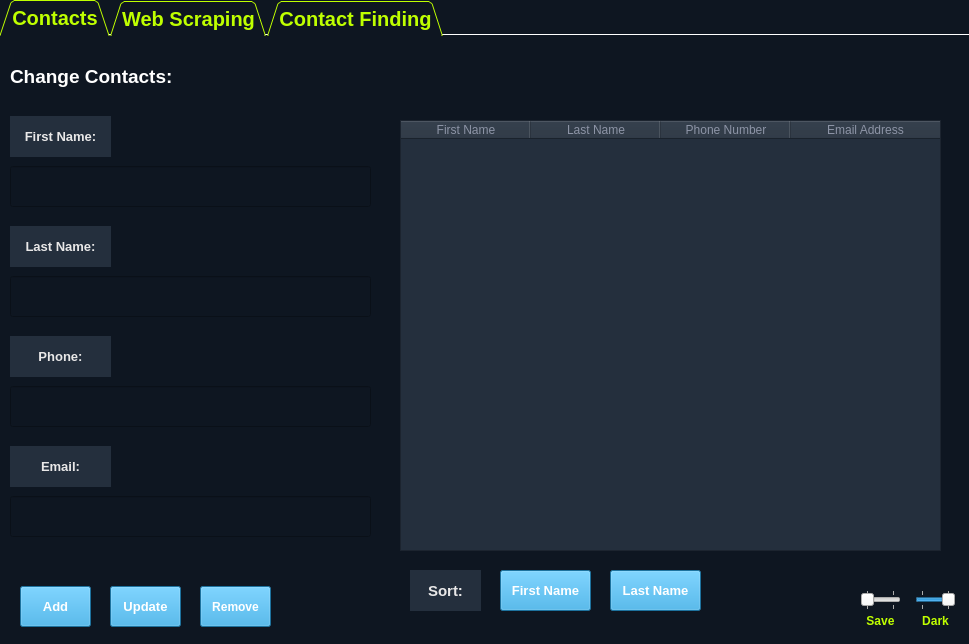
<?xml version="1.0" encoding="UTF-8"?>
<ui version="4.0">
 <class>MainWindow</class>
 <widget class="QMainWindow" name="MainWindow">
  <property name="geometry">
   <rect>
    <x>0</x>
    <y>0</y>
    <width>969</width>
    <height>644</height>
   </rect>
  </property>
  <property name="windowTitle">
   <string>MainWindow</string>
  </property>
  <property name="styleSheet">
   <string notr="true">color:#BFFF00</string>
  </property>
  <widget class="QWidget" name="centralwidget">
   <widget class="QTabWidget" name="tabWidget">
    <property name="geometry">
     <rect>
      <x>0</x>
      <y>0</y>
      <width>969</width>
      <height>644</height>
     </rect>
    </property>
    <property name="font">
     <font>
      <pointsize>15</pointsize>
      <weight>75</weight>
      <bold>true</bold>
     </font>
    </property>
    <property name="styleSheet">
     <string notr="true">background-color:#0E1621; color:#BFFF00</string>
    </property>
    <property name="tabPosition">
     <enum>QTabWidget::North</enum>
    </property>
    <property name="tabShape">
     <enum>QTabWidget::Triangular</enum>
    </property>
    <property name="currentIndex">
     <number>0</number>
    </property>
    <property name="documentMode">
     <bool>true</bool>
    </property>
    <widget class="QWidget" name="tab_2">
     <attribute name="title">
      <string>Contacts</string>
     </attribute>
     <widget class="QLabel" name="label_5">
      <property name="geometry">
       <rect>
        <x>10</x>
        <y>20</y>
        <width>951</width>
        <height>41</height>
       </rect>
      </property>
      <property name="font">
       <font>
        <pointsize>14</pointsize>
        <weight>75</weight>
        <bold>true</bold>
       </font>
      </property>
      <property name="styleSheet">
       <string notr="true">color:white</string>
      </property>
      <property name="text">
       <string>Change Contacts:</string>
      </property>
      <property name="alignment">
       <set>Qt::AlignLeading|Qt::AlignLeft|Qt::AlignVCenter</set>
      </property>
     </widget>
     <widget class="QLineEdit" name="lineEdit_email">
      <property name="geometry">
       <rect>
        <x>10</x>
        <y>460</y>
        <width>361</width>
        <height>41</height>
       </rect>
      </property>
      <property name="font">
       <font>
        <weight>75</weight>
        <bold>true</bold>
       </font>
      </property>
      <property name="styleSheet">
       <string notr="true">background-color:#0E1621; color:white</string>
      </property>
     </widget>
     <widget class="QLabel" name="label_2">
      <property name="geometry">
       <rect>
        <x>10</x>
        <y>190</y>
        <width>101</width>
        <height>41</height>
       </rect>
      </property>
      <property name="font">
       <font>
        <pointsize>10</pointsize>
        <weight>75</weight>
        <bold>true</bold>
       </font>
      </property>
      <property name="styleSheet">
       <string notr="true">background-color:#242F3D;color:#E9E8E8</string>
      </property>
      <property name="text">
       <string>Last Name:</string>
      </property>
      <property name="alignment">
       <set>Qt::AlignCenter</set>
      </property>
     </widget>
     <widget class="QLabel" name="label_3">
      <property name="geometry">
       <rect>
        <x>10</x>
        <y>300</y>
        <width>101</width>
        <height>41</height>
       </rect>
      </property>
      <property name="font">
       <font>
        <pointsize>10</pointsize>
        <weight>75</weight>
        <bold>true</bold>
       </font>
      </property>
      <property name="styleSheet">
       <string notr="true">background-color:#242F3D;color:#E9E8E8</string>
      </property>
      <property name="text">
       <string>Phone:</string>
      </property>
      <property name="alignment">
       <set>Qt::AlignCenter</set>
      </property>
     </widget>
     <widget class="QLineEdit" name="lineEdit_phone">
      <property name="geometry">
       <rect>
        <x>10</x>
        <y>350</y>
        <width>361</width>
        <height>41</height>
       </rect>
      </property>
      <property name="font">
       <font>
        <weight>75</weight>
        <bold>true</bold>
       </font>
      </property>
      <property name="styleSheet">
       <string notr="true">background-color:#0E1621; color:white</string>
      </property>
     </widget>
     <widget class="QLineEdit" name="lineEdit_Fname">
      <property name="geometry">
       <rect>
        <x>10</x>
        <y>130</y>
        <width>361</width>
        <height>41</height>
       </rect>
      </property>
      <property name="font">
       <font>
        <weight>75</weight>
        <bold>true</bold>
       </font>
      </property>
      <property name="styleSheet">
       <string notr="true">background-color:#0E1621; color:white</string>
      </property>
      <property name="text">
       <string/>
      </property>
     </widget>
     <widget class="QLabel" name="label">
      <property name="geometry">
       <rect>
        <x>10</x>
        <y>80</y>
        <width>101</width>
        <height>41</height>
       </rect>
      </property>
      <property name="font">
       <font>
        <pointsize>10</pointsize>
        <weight>75</weight>
        <bold>true</bold>
       </font>
      </property>
      <property name="styleSheet">
       <string notr="true">background-color:#242F3D;color:#E9E8E8</string>
      </property>
      <property name="text">
       <string>First Name:</string>
      </property>
      <property name="alignment">
       <set>Qt::AlignCenter</set>
      </property>
     </widget>
     <widget class="QLineEdit" name="lineEdit_Lname">
      <property name="geometry">
       <rect>
        <x>10</x>
        <y>240</y>
        <width>361</width>
        <height>41</height>
       </rect>
      </property>
      <property name="font">
       <font>
        <weight>75</weight>
        <bold>true</bold>
       </font>
      </property>
      <property name="styleSheet">
       <string notr="true">background-color:#0E1621; color:white</string>
      </property>
      <property name="text">
       <string/>
      </property>
     </widget>
     <widget class="QLabel" name="label_4">
      <property name="geometry">
       <rect>
        <x>10</x>
        <y>410</y>
        <width>101</width>
        <height>41</height>
       </rect>
      </property>
      <property name="font">
       <font>
        <pointsize>10</pointsize>
        <weight>75</weight>
        <bold>true</bold>
       </font>
      </property>
      <property name="styleSheet">
       <string notr="true">background-color:#242F3D;color:#E9E8E8</string>
      </property>
      <property name="text">
       <string>Email:</string>
      </property>
      <property name="alignment">
       <set>Qt::AlignCenter</set>
      </property>
     </widget>
     <widget class="QPushButton" name="pushButton_add">
      <property name="geometry">
       <rect>
        <x>20</x>
        <y>550</y>
        <width>71</width>
        <height>41</height>
       </rect>
      </property>
      <property name="font">
       <font>
        <pointsize>10</pointsize>
        <weight>75</weight>
        <bold>true</bold>
       </font>
      </property>
      <property name="cursor">
       <cursorShape>PointingHandCursor</cursorShape>
      </property>
      <property name="styleSheet">
       <string notr="true">background-color:#29A0DD; color:white</string>
      </property>
      <property name="text">
       <string>Add</string>
      </property>
      <property name="autoDefault">
       <bool>false</bool>
      </property>
      <property name="default">
       <bool>false</bool>
      </property>
      <property name="flat">
       <bool>false</bool>
      </property>
     </widget>
     <widget class="QPushButton" name="pushButton_update">
      <property name="geometry">
       <rect>
        <x>110</x>
        <y>550</y>
        <width>71</width>
        <height>41</height>
       </rect>
      </property>
      <property name="font">
       <font>
        <pointsize>10</pointsize>
        <weight>75</weight>
        <bold>true</bold>
       </font>
      </property>
      <property name="cursor">
       <cursorShape>PointingHandCursor</cursorShape>
      </property>
      <property name="styleSheet">
       <string notr="true">background-color:#29A0DD; color:white</string>
      </property>
      <property name="text">
       <string>Update</string>
      </property>
      <property name="autoDefault">
       <bool>false</bool>
      </property>
      <property name="default">
       <bool>false</bool>
      </property>
      <property name="flat">
       <bool>false</bool>
      </property>
     </widget>
     <widget class="QPushButton" name="pushButton_remove">
      <property name="geometry">
       <rect>
        <x>200</x>
        <y>550</y>
        <width>71</width>
        <height>41</height>
       </rect>
      </property>
      <property name="font">
       <font>
        <pointsize>9</pointsize>
        <weight>75</weight>
        <bold>true</bold>
       </font>
      </property>
      <property name="cursor">
       <cursorShape>PointingHandCursor</cursorShape>
      </property>
      <property name="styleSheet">
       <string notr="true">background-color:#29A0DD; color:white</string>
      </property>
      <property name="text">
       <string>Remove</string>
      </property>
      <property name="autoDefault">
       <bool>false</bool>
      </property>
      <property name="default">
       <bool>false</bool>
      </property>
      <property name="flat">
       <bool>false</bool>
      </property>
     </widget>
     <widget class="QLabel" name="labelError">
      <property name="geometry">
       <rect>
        <x>10</x>
        <y>510</y>
        <width>361</width>
        <height>21</height>
       </rect>
      </property>
      <property name="font">
       <font>
        <pointsize>10</pointsize>
        <weight>75</weight>
        <bold>true</bold>
       </font>
      </property>
      <property name="styleSheet">
       <string notr="true">color:#F03B33</string>
      </property>
      <property name="text">
       <string/>
      </property>
      <property name="alignment">
       <set>Qt::AlignLeading|Qt::AlignLeft|Qt::AlignVCenter</set>
      </property>
     </widget>
    </widget>
    <widget class="QWidget" name="tab_3">
     <attribute name="title">
      <string>Web Scraping</string>
     </attribute>
     <widget class="QLineEdit" name="lineEdit">
      <property name="geometry">
       <rect>
        <x>10</x>
        <y>550</y>
        <width>281</width>
        <height>41</height>
       </rect>
      </property>
      <property name="font">
       <font>
        <pointsize>10</pointsize>
        <weight>75</weight>
        <bold>true</bold>
       </font>
      </property>
      <property name="styleSheet">
       <string notr="true">background-color:#313B4D; color:white
</string>
      </property>
      <property name="text">
       <string>www.fakenamegenerator.com</string>
      </property>
      <property name="alignment">
       <set>Qt::AlignCenter</set>
      </property>
      <property name="readOnly">
       <bool>true</bool>
      </property>
     </widget>
     <widget class="QLabel" name="labelError_2">
      <property name="geometry">
       <rect>
        <x>10</x>
        <y>510</y>
        <width>361</width>
        <height>21</height>
       </rect>
      </property>
      <property name="font">
       <font>
        <pointsize>9</pointsize>
        <weight>75</weight>
        <bold>true</bold>
       </font>
      </property>
      <property name="styleSheet">
       <string notr="true">color:#F03B33</string>
      </property>
      <property name="text">
       <string/>
      </property>
      <property name="alignment">
       <set>Qt::AlignLeading|Qt::AlignLeft|Qt::AlignVCenter</set>
      </property>
     </widget>
     <widget class="QPushButton" name="pushButton_add_2">
      <property name="geometry">
       <rect>
        <x>300</x>
        <y>550</y>
        <width>71</width>
        <height>41</height>
       </rect>
      </property>
      <property name="font">
       <font>
        <pointsize>10</pointsize>
        <weight>75</weight>
        <bold>true</bold>
       </font>
      </property>
      <property name="cursor">
       <cursorShape>PointingHandCursor</cursorShape>
      </property>
      <property name="styleSheet">
       <string notr="true">background-color:#29A0DD; color:white</string>
      </property>
      <property name="text">
       <string>Add</string>
      </property>
     </widget>
     <widget class="QLabel" name="label_11">
      <property name="geometry">
       <rect>
        <x>10</x>
        <y>20</y>
        <width>951</width>
        <height>41</height>
       </rect>
      </property>
      <property name="font">
       <font>
        <pointsize>14</pointsize>
        <weight>75</weight>
        <bold>true</bold>
       </font>
      </property>
      <property name="styleSheet">
       <string notr="true">color:white</string>
      </property>
      <property name="text">
       <string>Get Contact From Web:</string>
      </property>
      <property name="alignment">
       <set>Qt::AlignLeading|Qt::AlignLeft|Qt::AlignVCenter</set>
      </property>
     </widget>
     <widget class="QLabel" name="label_8">
      <property name="geometry">
       <rect>
        <x>10</x>
        <y>190</y>
        <width>101</width>
        <height>41</height>
       </rect>
      </property>
      <property name="font">
       <font>
        <pointsize>10</pointsize>
        <weight>75</weight>
        <bold>true</bold>
       </font>
      </property>
      <property name="styleSheet">
       <string notr="true">background-color:#242F3D;color:#E9E8E8</string>
      </property>
      <property name="text">
       <string>Last Name:</string>
      </property>
      <property name="alignment">
       <set>Qt::AlignCenter</set>
      </property>
     </widget>
     <widget class="QLineEdit" name="lineEdit_phone_2">
      <property name="geometry">
       <rect>
        <x>10</x>
        <y>350</y>
        <width>361</width>
        <height>41</height>
       </rect>
      </property>
      <property name="font">
       <font>
        <weight>75</weight>
        <bold>true</bold>
       </font>
      </property>
      <property name="styleSheet">
       <string notr="true">background-color:#0E1621; color:white</string>
      </property>
     </widget>
     <widget class="QLabel" name="label_10">
      <property name="geometry">
       <rect>
        <x>10</x>
        <y>410</y>
        <width>101</width>
        <height>41</height>
       </rect>
      </property>
      <property name="font">
       <font>
        <pointsize>10</pointsize>
        <weight>75</weight>
        <bold>true</bold>
       </font>
      </property>
      <property name="styleSheet">
       <string notr="true">background-color:#242F3D;color:#E9E8E8</string>
      </property>
      <property name="text">
       <string>Email:</string>
      </property>
      <property name="alignment">
       <set>Qt::AlignCenter</set>
      </property>
     </widget>
     <widget class="QLabel" name="label_9">
      <property name="geometry">
       <rect>
        <x>10</x>
        <y>300</y>
        <width>101</width>
        <height>41</height>
       </rect>
      </property>
      <property name="font">
       <font>
        <pointsize>10</pointsize>
        <weight>75</weight>
        <bold>true</bold>
       </font>
      </property>
      <property name="styleSheet">
       <string notr="true">background-color:#242F3D;color:#E9E8E8</string>
      </property>
      <property name="text">
       <string>Phone:</string>
      </property>
      <property name="alignment">
       <set>Qt::AlignCenter</set>
      </property>
     </widget>
     <widget class="QLabel" name="label_7">
      <property name="geometry">
       <rect>
        <x>10</x>
        <y>80</y>
        <width>101</width>
        <height>41</height>
       </rect>
      </property>
      <property name="font">
       <font>
        <pointsize>10</pointsize>
        <weight>75</weight>
        <bold>true</bold>
       </font>
      </property>
      <property name="styleSheet">
       <string notr="true">background-color:#242F3D;color:#E9E8E8</string>
      </property>
      <property name="text">
       <string>First Name:</string>
      </property>
      <property name="alignment">
       <set>Qt::AlignCenter</set>
      </property>
     </widget>
     <widget class="QLineEdit" name="lineEdit_Lname_2">
      <property name="geometry">
       <rect>
        <x>10</x>
        <y>240</y>
        <width>361</width>
        <height>41</height>
       </rect>
      </property>
      <property name="font">
       <font>
        <weight>75</weight>
        <bold>true</bold>
       </font>
      </property>
      <property name="styleSheet">
       <string notr="true">background-color:#0E1621; color:white</string>
      </property>
      <property name="text">
       <string/>
      </property>
     </widget>
     <widget class="QLineEdit" name="lineEdit_email_2">
      <property name="geometry">
       <rect>
        <x>10</x>
        <y>460</y>
        <width>361</width>
        <height>41</height>
       </rect>
      </property>
      <property name="font">
       <font>
        <weight>75</weight>
        <bold>true</bold>
       </font>
      </property>
      <property name="styleSheet">
       <string notr="true">background-color:#0E1621; color:white</string>
      </property>
     </widget>
     <widget class="QLineEdit" name="lineEdit_Fname_2">
      <property name="geometry">
       <rect>
        <x>10</x>
        <y>130</y>
        <width>361</width>
        <height>41</height>
       </rect>
      </property>
      <property name="font">
       <font>
        <weight>75</weight>
        <bold>true</bold>
       </font>
      </property>
      <property name="styleSheet">
       <string notr="true">background-color:#0E1621; color:white</string>
      </property>
      <property name="text">
       <string/>
      </property>
     </widget>
    </widget>
    <widget class="QWidget" name="tab_4">
     <attribute name="title">
      <string>Contact Finding</string>
     </attribute>
     <widget class="QPushButton" name="pushButton_Find">
      <property name="geometry">
       <rect>
        <x>20</x>
        <y>80</y>
        <width>101</width>
        <height>51</height>
       </rect>
      </property>
      <property name="font">
       <font>
        <pointsize>10</pointsize>
        <weight>75</weight>
        <bold>true</bold>
       </font>
      </property>
      <property name="cursor">
       <cursorShape>PointingHandCursor</cursorShape>
      </property>
      <property name="styleSheet">
       <string notr="true">background-color:#29A0DD; color:white</string>
      </property>
      <property name="text">
       <string>Find</string>
      </property>
     </widget>
     <widget class="QTextBrowser" name="textBrowser">
      <property name="geometry">
       <rect>
        <x>130</x>
        <y>150</y>
        <width>821</width>
        <height>191</height>
       </rect>
      </property>
      <property name="font">
       <font>
        <pointsize>11</pointsize>
       </font>
      </property>
      <property name="styleSheet">
       <string notr="true">background-color:#0E1621; color:white</string>
      </property>
      <property name="frameShape">
       <enum>QFrame::StyledPanel</enum>
      </property>
      <property name="frameShadow">
       <enum>QFrame::Sunken</enum>
      </property>
      <property name="readOnly">
       <bool>false</bool>
      </property>
     </widget>
     <widget class="QTextBrowser" name="textBrowser_2">
      <property name="geometry">
       <rect>
        <x>130</x>
        <y>370</y>
        <width>341</width>
        <height>171</height>
       </rect>
      </property>
      <property name="font">
       <font>
        <pointsize>11</pointsize>
       </font>
      </property>
      <property name="styleSheet">
       <string notr="true">background-color:#0E1621; color:white</string>
      </property>
      <property name="frameShape">
       <enum>QFrame::StyledPanel</enum>
      </property>
      <property name="frameShadow">
       <enum>QFrame::Sunken</enum>
      </property>
      <property name="readOnly">
       <bool>false</bool>
      </property>
     </widget>
     <widget class="QLabel" name="label_12">
      <property name="geometry">
       <rect>
        <x>10</x>
        <y>20</y>
        <width>951</width>
        <height>41</height>
       </rect>
      </property>
      <property name="font">
       <font>
        <pointsize>14</pointsize>
        <weight>75</weight>
        <bold>true</bold>
       </font>
      </property>
      <property name="styleSheet">
       <string notr="true">color:white</string>
      </property>
      <property name="text">
       <string>Find Contact In Text:</string>
      </property>
      <property name="alignment">
       <set>Qt::AlignLeading|Qt::AlignLeft|Qt::AlignVCenter</set>
      </property>
     </widget>
     <widget class="QTextBrowser" name="textBrowser_3">
      <property name="geometry">
       <rect>
        <x>610</x>
        <y>370</y>
        <width>341</width>
        <height>171</height>
       </rect>
      </property>
      <property name="font">
       <font>
        <pointsize>11</pointsize>
       </font>
      </property>
      <property name="styleSheet">
       <string notr="true">background-color:#0E1621; color:white</string>
      </property>
      <property name="frameShape">
       <enum>QFrame::StyledPanel</enum>
      </property>
      <property name="frameShadow">
       <enum>QFrame::Sunken</enum>
      </property>
      <property name="readOnly">
       <bool>false</bool>
      </property>
     </widget>
     <widget class="QLabel" name="label_13">
      <property name="geometry">
       <rect>
        <x>20</x>
        <y>150</y>
        <width>101</width>
        <height>41</height>
       </rect>
      </property>
      <property name="font">
       <font>
        <pointsize>10</pointsize>
        <weight>75</weight>
        <bold>true</bold>
       </font>
      </property>
      <property name="styleSheet">
       <string notr="true">background-color:#242F3D;color:#E9E8E8</string>
      </property>
      <property name="text">
       <string>Text:</string>
      </property>
      <property name="alignment">
       <set>Qt::AlignCenter</set>
      </property>
     </widget>
     <widget class="QLabel" name="label_14">
      <property name="geometry">
       <rect>
        <x>20</x>
        <y>370</y>
        <width>101</width>
        <height>41</height>
       </rect>
      </property>
      <property name="font">
       <font>
        <pointsize>10</pointsize>
        <weight>75</weight>
        <bold>true</bold>
       </font>
      </property>
      <property name="styleSheet">
       <string notr="true">background-color:#242F3D;color:#E9E8E8</string>
      </property>
      <property name="text">
       <string>Name:</string>
      </property>
      <property name="alignment">
       <set>Qt::AlignCenter</set>
      </property>
     </widget>
     <widget class="QLabel" name="label_15">
      <property name="geometry">
       <rect>
        <x>500</x>
        <y>370</y>
        <width>101</width>
        <height>41</height>
       </rect>
      </property>
      <property name="font">
       <font>
        <pointsize>10</pointsize>
        <weight>75</weight>
        <bold>true</bold>
       </font>
      </property>
      <property name="styleSheet">
       <string notr="true">background-color:#242F3D;color:#E9E8E8</string>
      </property>
      <property name="text">
       <string>Phones:</string>
      </property>
      <property name="alignment">
       <set>Qt::AlignCenter</set>
      </property>
     </widget>
    </widget>
   </widget>
   <widget class="QSlider" name="horizontalSlider">
    <property name="geometry">
     <rect>
      <x>915</x>
      <y>590</y>
      <width>41</width>
      <height>20</height>
     </rect>
    </property>
    <property name="maximum">
     <number>1</number>
    </property>
    <property name="pageStep">
     <number>10</number>
    </property>
    <property name="value">
     <number>1</number>
    </property>
    <property name="sliderPosition">
     <number>1</number>
    </property>
    <property name="tracking">
     <bool>true</bool>
    </property>
    <property name="orientation">
     <enum>Qt::Horizontal</enum>
    </property>
    <property name="invertedAppearance">
     <bool>false</bool>
    </property>
    <property name="invertedControls">
     <bool>false</bool>
    </property>
    <property name="tickPosition">
     <enum>QSlider::TicksBothSides</enum>
    </property>
    <property name="tickInterval">
     <number>0</number>
    </property>
   </widget>
   <widget class="QLabel" name="label_dark">
    <property name="geometry">
     <rect>
      <x>915</x>
      <y>610</y>
      <width>41</width>
      <height>21</height>
     </rect>
    </property>
    <property name="font">
     <font>
      <pointsize>9</pointsize>
      <weight>75</weight>
      <bold>true</bold>
     </font>
    </property>
    <property name="styleSheet">
     <string notr="true">background-color:#0E1621; color:#BFFF00</string>
    </property>
    <property name="text">
     <string>Dark</string>
    </property>
    <property name="alignment">
     <set>Qt::AlignCenter</set>
    </property>
   </widget>
   <widget class="QTableWidget" name="tableWidget">
    <property name="geometry">
     <rect>
      <x>400</x>
      <y>120</y>
      <width>541</width>
      <height>431</height>
     </rect>
    </property>
    <property name="styleSheet">
     <string notr="true">background-color:#242F3D;color:#8D94A6</string>
    </property>
    <attribute name="horizontalHeaderDefaultSectionSize">
     <number>130</number>
    </attribute>
    <attribute name="horizontalHeaderShowSortIndicator" stdset="0">
     <bool>false</bool>
    </attribute>
    <attribute name="horizontalHeaderStretchLastSection">
     <bool>true</bool>
    </attribute>
    <column>
     <property name="text">
      <string>First Name</string>
     </property>
    </column>
    <column>
     <property name="text">
      <string>Last Name</string>
     </property>
    </column>
    <column>
     <property name="text">
      <string>Phone Number</string>
     </property>
    </column>
    <column>
     <property name="text">
      <string>Email Address</string>
     </property>
    </column>
   </widget>
   <widget class="QPushButton" name="pushButton_last">
    <property name="geometry">
     <rect>
      <x>610</x>
      <y>570</y>
      <width>91</width>
      <height>41</height>
     </rect>
    </property>
    <property name="font">
     <font>
      <pointsize>10</pointsize>
      <weight>75</weight>
      <bold>true</bold>
     </font>
    </property>
    <property name="cursor">
     <cursorShape>PointingHandCursor</cursorShape>
    </property>
    <property name="styleSheet">
     <string notr="true">background-color:#29A0DD; color:white</string>
    </property>
    <property name="text">
     <string>Last Name</string>
    </property>
    <property name="autoDefault">
     <bool>false</bool>
    </property>
    <property name="default">
     <bool>false</bool>
    </property>
    <property name="flat">
     <bool>false</bool>
    </property>
   </widget>
   <widget class="QPushButton" name="pushButton_first">
    <property name="geometry">
     <rect>
      <x>500</x>
      <y>570</y>
      <width>91</width>
      <height>41</height>
     </rect>
    </property>
    <property name="font">
     <font>
      <pointsize>10</pointsize>
      <weight>75</weight>
      <bold>true</bold>
     </font>
    </property>
    <property name="cursor">
     <cursorShape>PointingHandCursor</cursorShape>
    </property>
    <property name="styleSheet">
     <string notr="true">background-color:#29A0DD; color:white</string>
    </property>
    <property name="text">
     <string>First Name</string>
    </property>
    <property name="autoDefault">
     <bool>false</bool>
    </property>
    <property name="default">
     <bool>false</bool>
    </property>
    <property name="flat">
     <bool>false</bool>
    </property>
   </widget>
   <widget class="QLabel" name="label_6">
    <property name="geometry">
     <rect>
      <x>410</x>
      <y>570</y>
      <width>71</width>
      <height>41</height>
     </rect>
    </property>
    <property name="font">
     <font>
      <pointsize>11</pointsize>
      <weight>75</weight>
      <bold>true</bold>
     </font>
    </property>
    <property name="styleSheet">
     <string notr="true">background-color:#242F3D;color:#E9E8E8</string>
    </property>
    <property name="text">
     <string>Sort:</string>
    </property>
    <property name="alignment">
     <set>Qt::AlignCenter</set>
    </property>
   </widget>
   <widget class="QLabel" name="label_save">
    <property name="geometry">
     <rect>
      <x>860</x>
      <y>610</y>
      <width>41</width>
      <height>21</height>
     </rect>
    </property>
    <property name="font">
     <font>
      <pointsize>9</pointsize>
      <weight>75</weight>
      <bold>true</bold>
     </font>
    </property>
    <property name="styleSheet">
     <string notr="true">background-color:#0E1621; color:#BFFF00</string>
    </property>
    <property name="text">
     <string>Save</string>
    </property>
    <property name="alignment">
     <set>Qt::AlignCenter</set>
    </property>
   </widget>
   <widget class="QSlider" name="horizontalSlider_2">
    <property name="geometry">
     <rect>
      <x>860</x>
      <y>590</y>
      <width>41</width>
      <height>20</height>
     </rect>
    </property>
    <property name="maximum">
     <number>1</number>
    </property>
    <property name="pageStep">
     <number>10</number>
    </property>
    <property name="value">
     <number>0</number>
    </property>
    <property name="sliderPosition">
     <number>0</number>
    </property>
    <property name="tracking">
     <bool>true</bool>
    </property>
    <property name="orientation">
     <enum>Qt::Horizontal</enum>
    </property>
    <property name="invertedAppearance">
     <bool>false</bool>
    </property>
    <property name="invertedControls">
     <bool>false</bool>
    </property>
    <property name="tickPosition">
     <enum>QSlider::TicksBothSides</enum>
    </property>
    <property name="tickInterval">
     <number>0</number>
    </property>
   </widget>
   <zorder>tabWidget</zorder>
   <zorder>label_dark</zorder>
   <zorder>horizontalSlider</zorder>
   <zorder>tableWidget</zorder>
   <zorder>pushButton_last</zorder>
   <zorder>pushButton_first</zorder>
   <zorder>label_6</zorder>
   <zorder>label_save</zorder>
   <zorder>horizontalSlider_2</zorder>
  </widget>
 </widget>
 <resources/>
 <connections/>
</ui>
